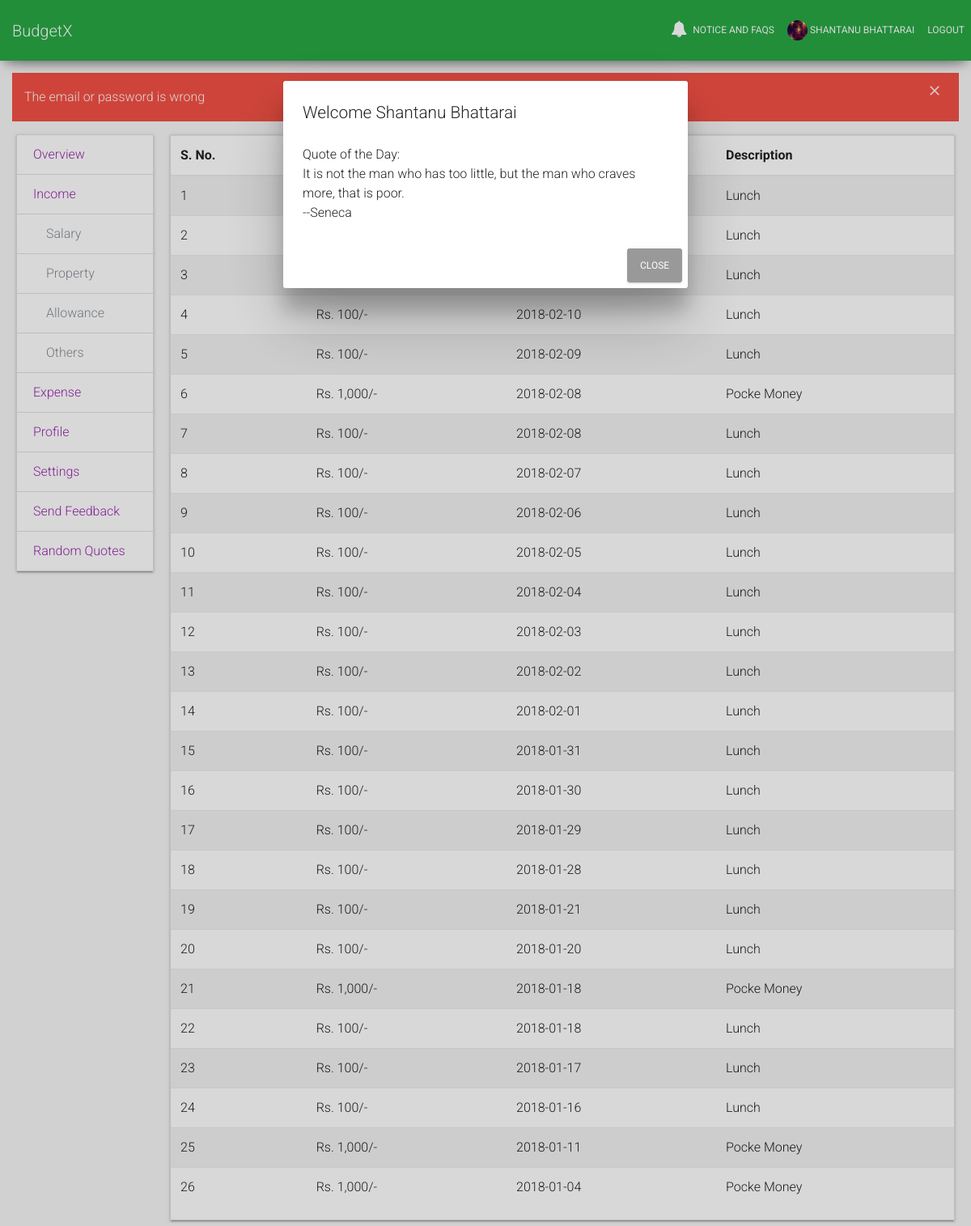
/overview.php?type=category_i&&cat=6 (signed in), run on the app's committed database.
### tables this page shows
CREATE TABLE IF NOT EXISTS `users` (
  `id` int(11) NOT NULL AUTO_INCREMENT,
  `role_id` int(11) DEFAULT '2',
  `image_path` varchar(255) DEFAULT '/media/default.png',
  `name` text,
  `email` varchar(255) DEFAULT NULL,
  `password` text,
  `hash` text,
  `active` int(11) DEFAULT '0',
  `count` int(11) DEFAULT '0',
  `quote_pref` int(11) DEFAULT NULL,
  PRIMARY KEY (`id`),
  UNIQUE KEY `email` (`email`),
  KEY `role_id` (`role_id`),
  CONSTRAINT `users_ibfk_5` FOREIGN KEY (`role_id`) REFERENCES `roles` (`id`)
);

CREATE TABLE IF NOT EXISTS `quotes` (
  `id` int(11) NOT NULL AUTO_INCREMENT,
  `quote` text NOT NULL,
  KEY `Index` (`id`)
);

CREATE TABLE IF NOT EXISTS `categories` (
  `id` int(11) NOT NULL AUTO_INCREMENT,
  `category` text,
  `finance_type_id` int(11) DEFAULT NULL,
  PRIMARY KEY (`id`),
  KEY `FK_categories_finance_type` (`finance_type_id`),
  CONSTRAINT `FK_categories_finance_type` FOREIGN KEY (`finance_type_id`) REFERENCES `finance_type` (`id`)
);

CREATE TABLE IF NOT EXISTS `finances` (
  `id` int(11) NOT NULL AUTO_INCREMENT,
  `user_id` int(11) DEFAULT NULL,
  `finance_type_id` int(11) DEFAULT NULL,
  `amount` float DEFAULT NULL,
  `transaction_date` date DEFAULT NULL,
  `category_id` int(11) DEFAULT NULL,
  `description` text,
  `frequency` int(11) DEFAULT NULL,
  `last_transaction_date` date DEFAULT NULL,
  PRIMARY KEY (`id`),
  KEY `user_id` (`user_id`),
  KEY `category_id` (`category_id`),
  KEY `finance_type_id` (`finance_type_id`),
  KEY `frequency` (`frequency`),
  CONSTRAINT `finances_ibfk_1` FOREIGN KEY (`user_id`) REFERENCES `users` (`id`),
  CONSTRAINT `finances_ibfk_2` FOREIGN KEY (`category_id`) REFERENCES `categories` (`id`),
  CONSTRAINT `finances_ibfk_3` FOREIGN KEY (`finance_type_id`) REFERENCES `finance_type` (`id`),
  CONSTRAINT `finances_ibfk_4` FOREIGN KEY (`frequency`) REFERENCES `frequency` (`id`)
);

### include/piechart.php (called while the page is built, shortened)
<?php
	$uid = $_SESSION['user'];
?>

### user_dashboard/dashboard_category_i.php (the view)
<table class="table table-striped">
	<thead>
		<tr>
			<th>S. No.</th>
			<th>Income</th>
			<th>Date</th>
			<th>Description</th>
		</tr>
	</thead>
	<tbody>
		<?php
			$sno = 1;
			$uid = $_SESSION['user'];
			$cat = $_GET['cat'];
			$result = mysqli_query($conn, "SELECT * FROM $table WHERE finance_type_id=1 AND user_id = $uid AND category_id = $cat ORDER BY transaction_date DESC, amount DESC");
		  	while ($row = mysqli_fetch_assoc($result)) {
			$amount = $row ['amount'];
			$tdate = $row['transaction_date'];
			$info = $row['description'];
		?>
		<tr>
			<td><?= $sno ?></td>
			<td>Rs. <?= number_format($amount)?>/-</td>
			<td><?=$tdate ?></td>
			<td><?= $info ?></td>
		</tr>
		<?php
				$sno++;
			}
		?>
	</tbody>
</table>

### partial_nav.php (shortened to what this page needs)
<nav class="navbar navbar-expand-lg bg-success fixed-top">
  	<a class="navbar-brand" href="/budgetx">BudgetX</a>
	<div class="collapse navbar-collapse" id="navbarSupportedContent">
	<ul class="navbar-nav ml-auto">
		<li class="nav-item">
			<a class="nav-link" href="notice.php">
				<i class="fa fa-bell"></i>
				Notice and FAQs
			</a>
		</li>
		<?php
		if(isset($_SESSION['logged_in']) && $_SESSION['logged_in'] == true){
		?>
			<li class="nav-item">
				<a class="nav-link" href="/budgetx/overview.php/?type=profile">
					<?php
						$uid = $_SESSION['user'];
						$result = mysqli_query($conn,"SELECT image_path,name FROM users WHERE id = $uid");
						$row = mysqli_fetch_assoc($result);
						$image = $row['image_path'];
					?>
					<img src="<?=$image?>" alt="image here" style="width: 25px; height:25px;" class="rounded-circle">
					<?=$row['name']?>
				</a>
			</li>
			<li class="nav-item">
				<a class="nav-link" href="\budgetx\database\logout.php">Logout</a>
			</li>
		<?php
		}
		?>
	</ul>
	</div>
</nav>

### include/quotes.php
<div class="container">
  	<div class="modal show" id="myModal" role="dialog">
    	<div class="modal-dialog">
    	<?php
    		$sql = "SELECT * from users WHERE id=$uid";
			$result = mysqli_query($conn,$sql);
			$row = mysqli_fetch_assoc($result);
			$name = $row['name'];
			$sql = "SELECT quote FROM quotes ORDER BY RAND() LIMIT 1";
			$result1 = mysqli_query($conn,$sql);
			$row1 = mysqli_fetch_assoc($result1);
			$quote = $row1['quote'];
    	?>
    		<div class="modal-content">
    	    	<div class="modal-header">
    	    		<h4 class="modal-title">Welcome <?=$name?></h4>
    			</div>
    	    	<div class="modal-body">
    	    		<p>Quote of the Day:<br><?=$quote?></p>
     	   	</div>
        	<div class="modal-footer">
        		<button type="button" class="btn btn-default" data-dismiss="modal">Close</button>
        	</div>
    	</div>
    </div>
  	</div>
</div>

### overview.php (shortened to what this page needs)
<?php $table = 'finances' ?>
<?php include'partial_upper.php'; ?>
<?php include'include\piechart.php'; ?>
<?php include'include\quotes.php'; ?>
<div class="container-fluid">
<div class="row">
	<div class="container col-sm-12 col-xs-2 col-md-2">
		<div class="card">
				<ul class="list-group list-group-flush">
				<a class="list-group-item" href="/budgetx/overview.php">Overview</a>
				<a class="list-group-item" href="?type=income">Income</a>
				<?php if(isset($_GET['type']) && ($_GET['type'] == 'income' || $_GET['type'] == 'category_i')){?>
						<?php
							$sql = "SELECT * from categories WHERE finance_type_id=1";
							$result = mysqli_query($conn,$sql);
							while($row = mysqli_fetch_assoc($result)){
						?>
							<a href = "?type=category_i&&cat=<?=$row['id']?>" class="list-group-item"><span class="text-muted ml-3"><?=$row['category']?></span></a>
						<?php } ?>
				<?php } ?>
				<a class="list-group-item" href="?type=expense">Expense</a>
				<a class="list-group-item" href="?type=profile">Profile</a>
				<a class="list-group-item" href="?type=settings">Settings</a>
				<a class="list-group-item" href="?type=feedback">Send Feedback</a>
  				<a class="list-group-item" data-toggle="modal" href="#myModal">Random Quotes</a>
			</ul>
		</div>
	</div>
	<div class="container col-md-10" style="margin-left: -15px;">
		<?php if(isset($_GET['type'])) { ?>
					<div class="card">
						<?php include 'user_dashboard/dashboard_'.$_GET['type'].'.php'; ?>
					</div>
	<?php } ?>
</div>
</div>
<?php include'partial_lower.php'; ?>

### assets/custom.css (style rules this page uses)
body { padding-top:90px; margin-bottom: 15px; height: 100%; background-color: #f7f7f7; }
html { position: relative; padding: 0px; height: 100%; }
.list-group { border-radius: 0; }
.list-group .list-group-item { border-radius: 0; }
.navbar { border-radius: 0; }
.card { border-radius: 0; border-width: 1px; }

### data on the page
users: image_path (picture), name "SHANTANU BHATTARAI", name "Shantanu Bhattarai"
quotes: quote "It is not the man who has too little, but the man who craves more, that is poor. --Seneca"
categories: category "Salary"
categories: category "Property"
categories: category "Allowance"
categories: category "Others"
finances: description "Lunch"
finances: description "Lunch"
finances: description "Lunch"
finances: amount "100", transaction_date "2018-02-10", description "Lunch"
finances: amount "100", transaction_date "2018-02-09", description "Lunch"
finances: amount "1,000", transaction_date "2018-02-08", description "Pocke Money"
finances: amount "100", transaction_date "2018-02-08", description "Lunch"
finances: amount "100", transaction_date "2018-02-07", description "Lunch"
finances: amount "100", transaction_date "2018-02-06", description "Lunch"
finances: amount "100", transaction_date "2018-02-05", description "Lunch"
finances: amount "100", transaction_date "2018-02-04", description "Lunch"
finances: amount "100", transaction_date "2018-02-03", description "Lunch"
finances: amount "100", transaction_date "2018-02-02", description "Lunch"
finances: amount "100", transaction_date "2018-02-01", description "Lunch"
finances: amount "100", transaction_date "2018-01-31", description "Lunch"
finances: amount "100", transaction_date "2018-01-30", description "Lunch"
finances: amount "100", transaction_date "2018-01-29", description "Lunch"
finances: amount "100", transaction_date "2018-01-28", description "Lunch"
finances: amount "100", transaction_date "2018-01-21", description "Lunch"
finances: amount "100", transaction_date "2018-01-20", description "Lunch"
finances: amount "1,000", transaction_date "2018-01-18", description "Pocke Money"
finances: amount "100", transaction_date "2018-01-18", description "Lunch"
finances: amount "100", transaction_date "2018-01-17", description "Lunch"
finances: amount "100", transaction_date "2018-01-16", description "Lunch"
finances: amount "1,000", transaction_date "2018-01-11", description "Pocke Money"
finances: amount "1,000", transaction_date "2018-01-04", description "Pocke Money"

### other printed values
$_SESSION['error'] "The email or password is wrong"
